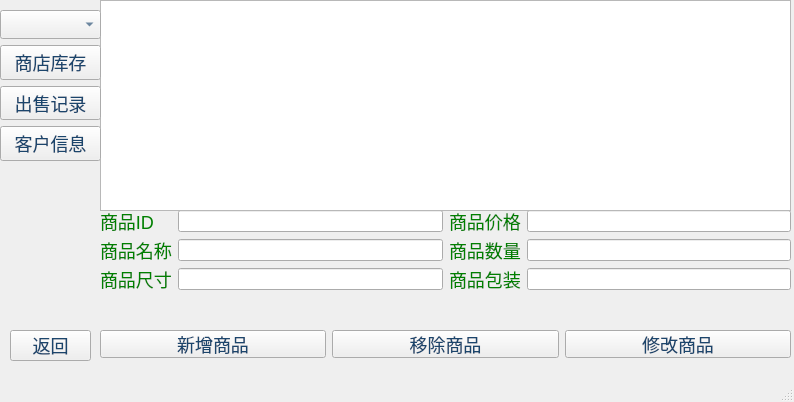
<?xml version="1.0" encoding="UTF-8"?>
<ui version="4.0">
 <class>MainWindow</class>
 <widget class="QMainWindow" name="MainWindow">
  <property name="geometry">
   <rect>
    <x>0</x>
    <y>0</y>
    <width>794</width>
    <height>402</height>
   </rect>
  </property>
  <property name="windowTitle">
   <string>MainWindow</string>
  </property>
  <property name="styleSheet">
   <string notr="true">QPushButton{
	font-size:18px;
	color:#1b456c
}</string>
  </property>
  <widget class="QWidget" name="centralwidget">
   <widget class="QStackedWidget" name="stackedWidget">
    <property name="geometry">
     <rect>
      <x>100</x>
      <y>0</y>
      <width>691</width>
      <height>401</height>
     </rect>
    </property>
    <property name="currentIndex">
     <number>0</number>
    </property>
    <widget class="QWidget" name="page">
     <property name="styleSheet">
      <string notr="true">QLabel{
	font-size:18px;
	color:green;
}</string>
     </property>
     <widget class="QWidget" name="gridLayoutWidget">
      <property name="geometry">
       <rect>
        <x>0</x>
        <y>210</y>
        <width>691</width>
        <height>80</height>
       </rect>
      </property>
      <layout class="QGridLayout" name="gridLayout">
       <item row="1" column="3">
        <widget class="QLineEdit" name="lineEdit_4"/>
       </item>
       <item row="0" column="2">
        <widget class="QLabel" name="label_3">
         <property name="text">
          <string>商品价格</string>
         </property>
        </widget>
       </item>
       <item row="0" column="1">
        <widget class="QLineEdit" name="lineEdit"/>
       </item>
       <item row="1" column="2">
        <widget class="QLabel" name="label_4">
         <property name="text">
          <string>商品数量</string>
         </property>
        </widget>
       </item>
       <item row="2" column="0">
        <widget class="QLabel" name="label_5">
         <property name="text">
          <string>商品尺寸</string>
         </property>
        </widget>
       </item>
       <item row="0" column="0">
        <widget class="QLabel" name="label_2">
         <property name="text">
          <string>商品ID</string>
         </property>
        </widget>
       </item>
       <item row="1" column="0">
        <widget class="QLabel" name="label">
         <property name="text">
          <string>商品名称</string>
         </property>
        </widget>
       </item>
       <item row="0" column="3">
        <widget class="QLineEdit" name="lineEdit_3"/>
       </item>
       <item row="1" column="1">
        <widget class="QLineEdit" name="lineEdit_2"/>
       </item>
       <item row="2" column="1">
        <widget class="QLineEdit" name="lineEdit_5"/>
       </item>
       <item row="2" column="2">
        <widget class="QLabel" name="label_6">
         <property name="text">
          <string>商品包装</string>
         </property>
        </widget>
       </item>
       <item row="2" column="3">
        <widget class="QLineEdit" name="lineEdit_6"/>
       </item>
      </layout>
     </widget>
     <widget class="QWidget" name="layoutWidget">
      <property name="geometry">
       <rect>
        <x>0</x>
        <y>330</y>
        <width>691</width>
        <height>28</height>
       </rect>
      </property>
      <layout class="QHBoxLayout" name="horizontalLayout">
       <item>
        <widget class="QPushButton" name="pushButton_4">
         <property name="text">
          <string>新增商品</string>
         </property>
        </widget>
       </item>
       <item>
        <widget class="QPushButton" name="pushButton_5">
         <property name="text">
          <string>移除商品</string>
         </property>
        </widget>
       </item>
       <item>
        <widget class="QPushButton" name="pushButton_6">
         <property name="text">
          <string>修改商品</string>
         </property>
        </widget>
       </item>
      </layout>
     </widget>
     <widget class="QTableView" name="tableView">
      <property name="geometry">
       <rect>
        <x>0</x>
        <y>0</y>
        <width>691</width>
        <height>211</height>
       </rect>
      </property>
     </widget>
    </widget>
    <widget class="QWidget" name="page_2">
     <widget class="QTableView" name="tableView_2">
      <property name="geometry">
       <rect>
        <x>0</x>
        <y>0</y>
        <width>691</width>
        <height>281</height>
       </rect>
      </property>
     </widget>
    </widget>
    <widget class="QWidget" name="page_3">
     <widget class="QTableView" name="tableView_3">
      <property name="geometry">
       <rect>
        <x>0</x>
        <y>0</y>
        <width>691</width>
        <height>291</height>
       </rect>
      </property>
     </widget>
    </widget>
   </widget>
   <widget class="QWidget" name="layoutWidget">
    <property name="geometry">
     <rect>
      <x>0</x>
      <y>10</y>
      <width>101</width>
      <height>151</height>
     </rect>
    </property>
    <layout class="QVBoxLayout" name="verticalLayout">
     <item>
      <widget class="QComboBox" name="comboBox">
       <property name="styleSheet">
        <string notr="true">QComboBox{
	font-size:18px;
	color:#1b456c;
}</string>
       </property>
      </widget>
     </item>
     <item>
      <widget class="QPushButton" name="pushButton">
       <property name="text">
        <string>商店库存</string>
       </property>
      </widget>
     </item>
     <item>
      <widget class="QPushButton" name="pushButton_2">
       <property name="text">
        <string>出售记录</string>
       </property>
      </widget>
     </item>
     <item>
      <widget class="QPushButton" name="pushButton_3">
       <property name="text">
        <string>客户信息</string>
       </property>
      </widget>
     </item>
    </layout>
   </widget>
   <widget class="QPushButton" name="pushButton_7">
    <property name="geometry">
     <rect>
      <x>10</x>
      <y>330</y>
      <width>81</width>
      <height>31</height>
     </rect>
    </property>
    <property name="text">
     <string>返回</string>
    </property>
   </widget>
  </widget>
  <widget class="QStatusBar" name="statusbar"/>
 </widget>
 <resources/>
 <connections/>
</ui>
